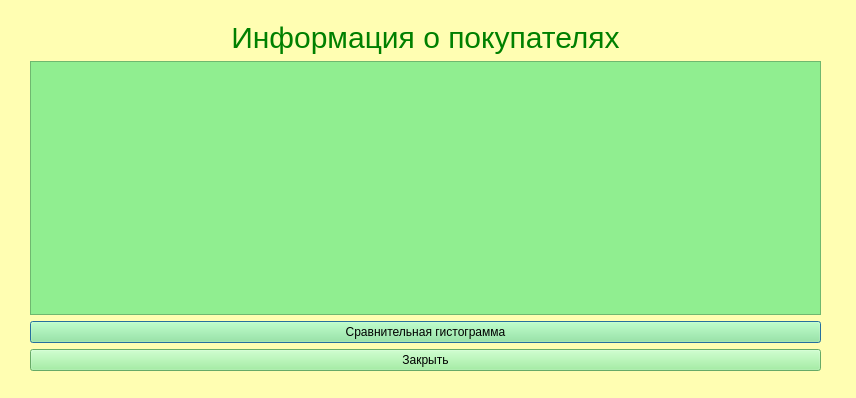
<?xml version="1.0" encoding="UTF-8"?>
<ui version="4.0">
 <class>CustomerInfo</class>
 <widget class="QDialog" name="CustomerInfo">
  <property name="geometry">
   <rect>
    <x>0</x>
    <y>0</y>
    <width>856</width>
    <height>398</height>
   </rect>
  </property>
  <property name="windowTitle">
   <string>Dialog</string>
  </property>
  <property name="styleSheet">
   <string notr="true">background-color:rgb(255, 254, 178);
</string>
  </property>
  <widget class="QWidget" name="layoutWidget">
   <property name="geometry">
    <rect>
     <x>30</x>
     <y>20</y>
     <width>791</width>
     <height>351</height>
    </rect>
   </property>
   <layout class="QVBoxLayout" name="verticalLayout">
    <item>
     <widget class="QLabel" name="label">
      <property name="styleSheet">
       <string notr="true">font-size:30px;
color:green</string>
      </property>
      <property name="text">
       <string>&lt;html&gt;&lt;head/&gt;&lt;body&gt;&lt;p align=&quot;center&quot;&gt;Информация о покупателях&lt;/p&gt;&lt;/body&gt;&lt;/html&gt;</string>
      </property>
     </widget>
    </item>
    <item>
     <widget class="QTableWidget" name="twOrg">
      <property name="styleSheet">
       <string notr="true">color: black;
background-color: lightgreen</string>
      </property>
     </widget>
    </item>
    <item>
     <widget class="QPushButton" name="gistogram">
      <property name="styleSheet">
       <string notr="true">color: black;
background-color: lightgreen</string>
      </property>
      <property name="text">
       <string>Сравнительная гистограмма</string>
      </property>
     </widget>
    </item>
    <item>
     <widget class="QPushButton" name="logout">
      <property name="styleSheet">
       <string notr="true">color: black;
background-color: lightgreen</string>
      </property>
      <property name="text">
       <string>Закрыть</string>
      </property>
     </widget>
    </item>
   </layout>
  </widget>
 </widget>
 <resources/>
 <connections/>
</ui>
